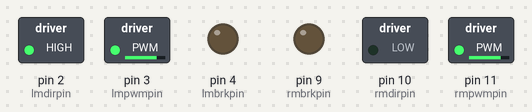
A sketch run on a simulated Arduino Uno, built with avr-gcc and run on an emulated ATmega328P. On the bench: switched loads named in the sketch (green lamp = pin HIGH), output pins drawn as LEDs (lit = HIGH).

Above: at 0.1 s.
Timing chart, 0 to 1.6 s (numbered marks = the images above):
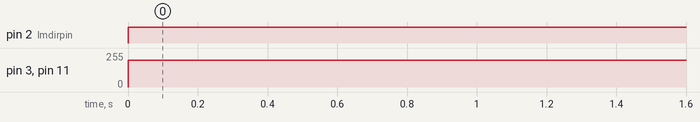

Measured:
- by itself, pin 2 (lmdirpin): LOW → HIGH at 0.00 s
- by itself, pin 3 (lmpwmpin), pin 11 (rmpwmpin): 0/255 → 200/255 at 0.00 s

The sketch:

motors.ino
```cpp
#define lmbrkpin     4  //  D4 - left  motor brake        control    pin    HIGH = Brake
#define lmdirpin     2  //  D2 - left  motor direction    control    pin    HIGH = Forward   Low = Reverse
#define lmpwmpin     3  //  D3 - left  motor pulse width  modulation pin    0 - 255          Speed and Brake
#define lmcurpin     6  //  A6 - left  motor current      monitor    pin    0 - 1023         -20A to +20A

#define rmbrkpin     9  //  D9 - right motor brake        control    pin    HIGH = Brake
#define rmdirpin    10  // D10 - right motor direction    control    pin    HIGH = Forward   Low = Reverse
#define rmpwmpin    11  // D11 - right motor pulse width  modulation pin    0 - 255          Speed and Brake
#define rmcurpin     7  //  A7 - right motor current      monitor    pin    0 - 1023         -20A to +20A

void setup() {
  // put your setup code here, to run once:
  pinMode(lmpwmpin,OUTPUT);
  pinMode(lmdirpin,OUTPUT);
  pinMode(lmbrkpin,OUTPUT);


  pinMode(rmpwmpin,OUTPUT);
  pinMode(rmdirpin,OUTPUT);
  pinMode(rmbrkpin,OUTPUT);
}

void loop() {

      digitalWrite(lmdirpin,1);                         // drive left  motor forward
      analogWrite(lmpwmpin,200);
      digitalWrite(rmdirpin,0);                         // drive right motor forward
      analogWrite(rmpwmpin,200);
      delayMicroseconds(500);                            // limit full power to 50uS

}
```
